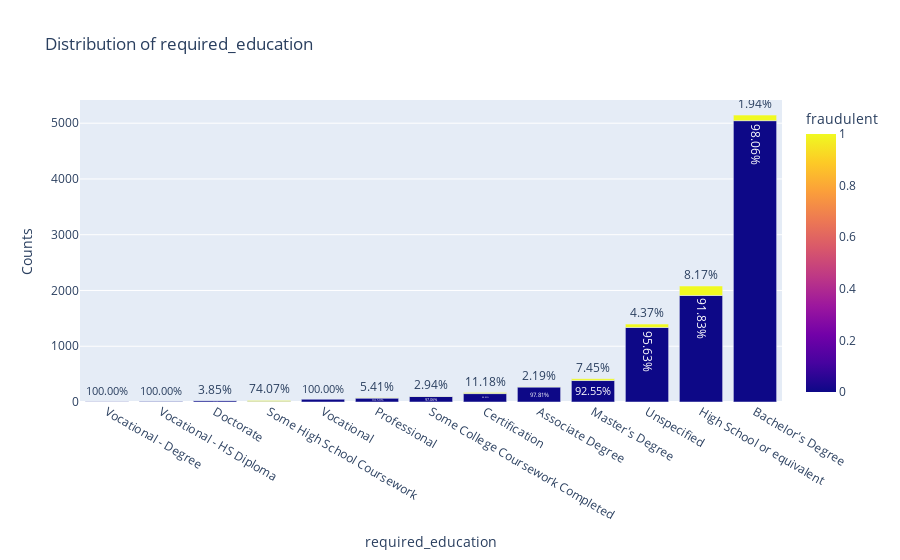

Source (notebook cell):
### Code cell
maker_pct('required_education','fraudulent',fake_job_df)

### Figure 1 — Plotly figure (JSON) as saved in the notebook; plotly's stock layout.template omitted (floating-point values rounded to 4 significant figures)
{"data": [{"alignmentgroup": "True", "hovertemplate": "required_education=%{x}<br>Counts=%{y}<br>text=%{text}<br>fraudulent=%{marker.color}<extra></extra>", "legendgroup": "", "marker": {"color": [0, 1, 0, 1, 0, 1, 0, 1, 0, 1, 0, 1, 0, 1, 0, 1, 0, 1, 0, 1, 0, 0, 0], "coloraxis": "coloraxis", "pattern": {"shape": ""}}, "name": "", "offsetgroup": "", "orientation": "v", "showlegend": false, "text": ["97.81%", "2.19%", "98.06%", "1.94%", "88.82%", "11.18%", "96.15%", "3.85%", "91.83%", "8.17%", "92.55%", "7.45%", "94.59%", "5.41%", "97.06%", "2.94%", "25.93%", "74.07%", "95.63%", "4.37%", "100.00%", "100.00%", "100.00%"], "textposition": "auto", "type": "bar", "x": ["Associate Degree", "Associate Degree", "Bachelor's Degree", "Bachelor's Degree", "Certification", "Certification", "Doctorate", "Doctorate", "High School or equivalent", "High School or equivalent", "Master's Degree", "Master's Degree", "Professional", "Professional", "Some College Coursework Completed", "Some College Coursework Completed", "Some High School Coursework", "Some High School Coursework", "Unspecified", "Unspecified", "Vocational", "Vocational - Degree", "Vocational - HS Diploma"], "xaxis": "x", "y": [268, 6, 5045, 100, 151, 19, 25, 1, 1910, 170, 385, 31, 70, 4, 99, 3, 7, 20, 1336, 61, 49, 6, 9], "yaxis": "y"}], "layout": {"barmode": "stack", "coloraxis": {"colorbar": {"title": {"text": "fraudulent"}}, "colorscale": [[0, "#0d0887"], [0.1111, "#46039f"], [0.2222, "#7201a8"], [0.3333, "#9c179e"], [0.4444, "#bd3786"], [0.5556, "#d8576b"], [0.6667, "#ed7953"], [0.7778, "#fb9f3a"], [0.8889, "#fdca26"], [1, "#f0f921"]]}, "legend": {"tracegroupgap": 0}, "title": {"text": "Distribution of required_education"}, "xaxis": {"anchor": "y", "categoryorder": "total ascending", "domain": [0, 1], "title": {"text": "required_education"}}, "yaxis": {"anchor": "x", "domain": [0, 1], "title": {"text": "Counts"}}}}
